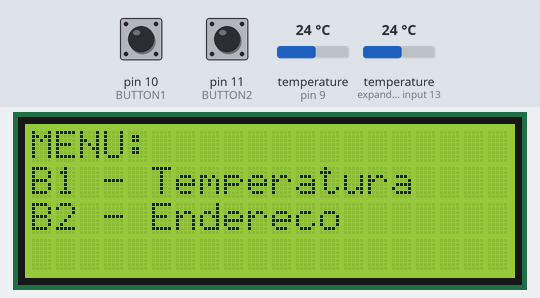
A program run on a simulated Arduino Uno, built with avr-gcc and run on an emulated ATmega328P. Shown: 20×4 character LCD. The inputs (shaded band) are chosen by the test bench; at power-on: pin 10 (BUTTON1) HIGH, temperature (sensors on pin 9, expander input 13) 24 °C, pin 11 (BUTTON2) HIGH.

Above: at 1.8 s.
1.9 s: pin 10 (BUTTON1) pulled LOW for 0.15 s
At 3.1 s:
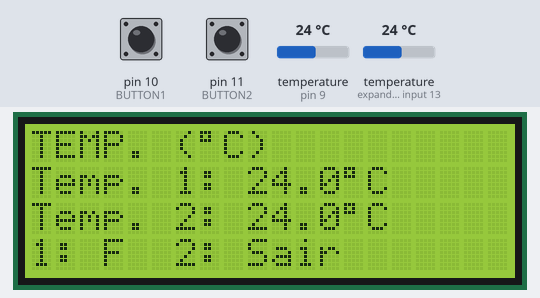
3.5 s: pin 10 (BUTTON1) pulled LOW for 1 s
At 4.6 s:
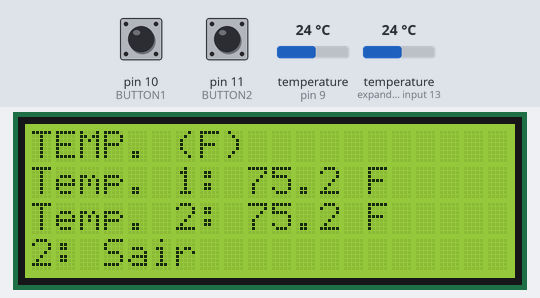
6.0 s: temperature (sensor on pin 9) set to 12 °C
At 7.2 s:
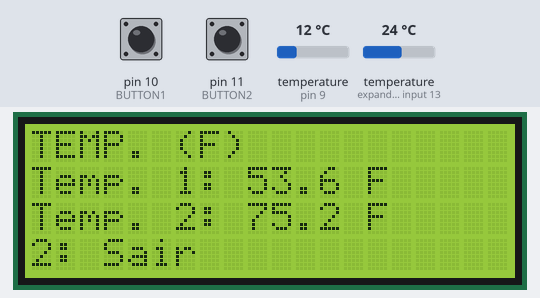
7.5 s: temperature (sensor on expander input 13) set to 12 °C
At 8.7 s:
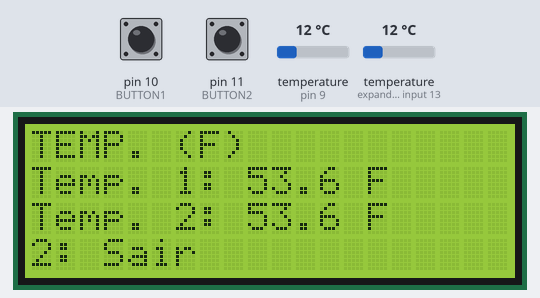
9.7 s: temperature (sensor on pin 9) set to 19 °C
At 10.6 s:
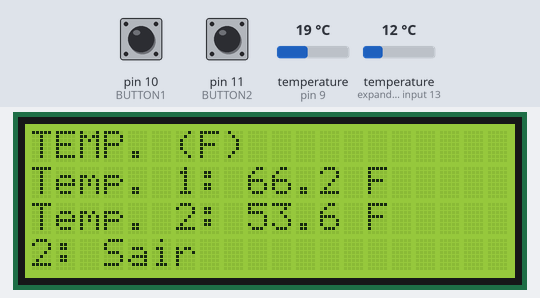
11.8 s: temperature (sensor on expander input 13) set to 19 °C
At 13.2 s:
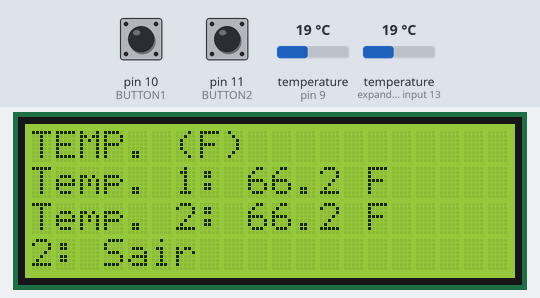
Timing chart, 0 to 14.8 s (numbered marks = the images above; inputs shaded):
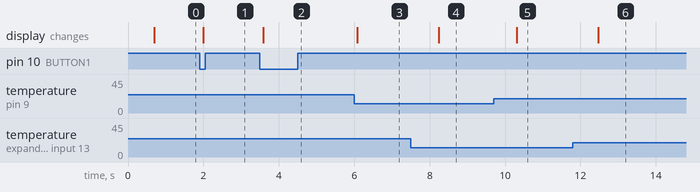

Measured:
- after the input at 1.9 s, the display: changes after 0.09 s (image 1)
- after the input at 3.5 s, the display: changes after 0.09 s (image 2)
- after the input at 6.0 s, the display: changes after 0.08 s (image 3)
- after the input at 7.5 s, the display: changes after 0.74 s (image 4)
- after the input at 9.7 s, the display: changes after 0.62 s (image 5)
- after the input at 11.8 s, the display: changes after 0.67 s (image 6)

The program:

main.cpp
```cpp
#include <Arduino.h>
#include <OneWire.h>
#include <DallasTemperature.h>
#include <LiquidCrystal_I2C.h>

const int PINLED = 13; //testando
const int BUTTON1 = 10;
const int BUTTON2 = 11;
const int ONE_WIRE_BUS = 9;
const int I2C_ARRD = 0x27;
const int COLUMNS = 20;
const int LINES = 4;

DeviceAddress S1 = {0x28, 0xFF, 0xCE, 0x86, 0x86, 0x16, 0x04, 0x8C};
DeviceAddress S2 = {0x28, 0xFF, 0xEB, 0xDD, 0x52, 0x16, 0x04, 0x6D};

OneWire onewire(ONE_WIRE_BUS);
DallasTemperature sensors(&onewire);
LiquidCrystal_I2C lcd(I2C_ARRD, COLUMNS, LINES);

int tela = 0;
int telaAnterior = -1;

float s1, s2;

void setup(){
  lcd.init();
  lcd.backlight();
  lcd.setCursor(1, 1);
  lcd.print("Iniciando sistema!");
  sensors.begin();
  sensors.setWaitForConversion(false);
  sensors.requestTemperatures();
  pinMode(BUTTON1, INPUT_PULLUP);
  pinMode(BUTTON2, INPUT_PULLUP);
  delay(500);
  s1 = sensors.getTempC(S1);
  s2 = sensors.getTempC(S2);
}

void loop(){
  static bool b1Ant = false;
  static bool b2Ant = false;
  static bool aguardandoConversao = false;
  static unsigned long instantePedido = 0;
  static float s1f, s2f;

  bool b1 = !digitalRead(BUTTON1);
  bool b2 = !digitalRead(BUTTON2);
  bool b1Pressionado = (b1 && !b1Ant);
  bool b2Pressionado = (b2 && !b2Ant);

  b1Ant = b1;
  b2Ant = b2;

  if (!aguardandoConversao && (millis() - instantePedido >= 1000)){
    sensors.requestTemperatures();
    aguardandoConversao = true;
    instantePedido = millis();
  }

  if (aguardandoConversao && sensors.isConversionComplete()){
    s1  = sensors.getTempC(S1);
    s2  = sensors.getTempC(S2);
    s1f = sensors.getTempF(S1);
    s2f = sensors.getTempF(S2);
    aguardandoConversao = false;
  }

  if (tela == 1){
    if (b1Pressionado)      tela = 2;
    else if (b2Pressionado) tela = 4;
  }
  else if (tela == 2){
    if (b1Pressionado)      tela = 3;
    else if (b2Pressionado) tela = 0;
  }
  else if (tela == 3){
    if (b2Pressionado) tela = 0;
  }
  else if (tela == 4){
    if (b2Pressionado) tela = 0;
  }

  if (tela != telaAnterior){
    lcd.clear();
  }

  switch (tela){

    case 0:
      lcd.setCursor(0,0); lcd.print("MENU:               ");
      lcd.setCursor(0,1); lcd.print("B1 - Temperatura    ");
      lcd.setCursor(0,2); lcd.print("B2 - Endereco       ");
      lcd.setCursor(0,3); lcd.print("                    ");
      tela = 1;
      break;

    case 1:
      break;

    case 2:
      lcd.setCursor(0,0); lcd.print("TEMP. (");
      lcd.write(0xDF);    lcd.print("C)       ");
      lcd.setCursor(0,1); lcd.print("Temp. 1: ");
      lcd.print(s1, 1);   lcd.write(0xDF); lcd.print("C   ");
      lcd.setCursor(0,2); lcd.print("Temp. 2: ");
      lcd.print(s2, 1);   lcd.write(0xDF); lcd.print("C   ");
      lcd.setCursor(0,3); lcd.print("1: F  2: Sair       ");
      break;

    case 3:
      lcd.setCursor(0,0); lcd.print("TEMP. (F)           ");
      lcd.setCursor(0,1); lcd.print("Temp. 1: ");
      lcd.print(s1f, 1);  lcd.print(" F  ");
      lcd.setCursor(0,2); lcd.print("Temp. 2: ");
      lcd.print(s2f, 1);  lcd.print(" F  ");
      lcd.setCursor(0,3); lcd.print("2: Sair             ");
      break;

    case 4:
      lcd.setCursor(0,0); lcd.print("ENDERECOS           ");
      lcd.setCursor(0,1); lcd.print("S1:");
      for (int i = 0; i < 8; i++){
        if (S1[i] < 16) lcd.print('0');
        lcd.print(S1[i], HEX);
      }

      lcd.setCursor(0,2); lcd.print("S2:");
      for (int i = 0; i < 8; i++){
        if (S2[i] < 16) lcd.print('0');
        lcd.print(S2[i], HEX);
      }

      lcd.setCursor(0,3); lcd.print("2: Sair             ");
      break;
  }

  telaAnterior = tela;

  delay(20);
}
```

botoes.h
```cpp
#ifndef BOTOES_H
#define BOTOES_H

void iniciarBotoes();
void lerBotoes();

#endif
```

estado.h
```cpp
#ifndef ESTADO_H
#define ESTADO_H

#include <Arduino.h>
#include <OneWire.h>
#include <DallasTemperature.h>
#include <LiquidCrystal_I2C.h>
#include "config.h"

extern DeviceAddress S1;
extern DeviceAddress S2;

extern OneWire onewire;
extern DallasTemperature sensors;
extern LiquidCrystal_I2C lcd;

extern int tela;
extern int telaAnterior;

extern float s1, s2, s1f, s2f;

extern bool b1Pressionado;
extern bool b2Pressionado;

extern bool aguardandoConversao;
extern unsigned long instantePedido;

#endif
```

sensores.h
```cpp
#ifndef SENSORES_H
#define SENSORES_H

#include <Arduino.h>
#include <DallasTemperature.h>

void iniciarSensores();
void atualizarSensores();
void imprimirEndereco(DeviceAddress end, Print &out);

#endif
```

telas.h
```cpp
#ifndef TELAS_H
#define TELAS_H

void iniciarDisplay();
void navegarTelas();
void desenharTela();

#endif
```

botoes.cpp
```cpp
#include "botoes.h"
#include "estado.h"

void iniciarBotoes(){
  pinMode(BUTTON1, INPUT_PULLUP);
  pinMode(BUTTON2, INPUT_PULLUP);
}

void lerBotoes(){
  static bool b1Ant = false;
  static bool b2Ant = false;

  bool b1 = !digitalRead(BUTTON1);
  bool b2 = !digitalRead(BUTTON2);

  b1Pressionado = b1 && !b1Ant;
  b2Pressionado = b2 && !b2Ant;

  b1Ant = b1;
  b2Ant = b2;
}
```

estado.cpp
```cpp
#include "estado.h"

DeviceAddress S1 = {0x28, 0xFF, 0xCE, 0x86, 0x86, 0x16, 0x04, 0x8C};
DeviceAddress S2 = {0x28, 0xFF, 0xEB, 0xDD, 0x52, 0x16, 0x04, 0x6D};

OneWire onewire(ONE_WIRE_BUS);
DallasTemperature sensors(&onewire);
LiquidCrystal_I2C lcd(I2C_ARRD, COLUMNS, LINES);

int tela = 0;
int telaAnterior = -1;

float s1 = 0, s2 = 0, s1f = 0, s2f = 0;

bool b1Pressionado = false;
bool b2Pressionado = false;

bool aguardandoConversao = false;
unsigned long instantePedido = 0;
```

main3.cpp
```cpp
#include <Arduino.h>
#include "estado.h"
#include "botoes.h"
#include "sensores.h"
#include "telas.h"

void setup(){
  iniciarDisplay();
  iniciarSensores();
  iniciarBotoes();
  delay(500);
  s1 = sensors.getTempC(S1);
  s2 = sensors.getTempC(S2);
}

void loop(){
  lerBotoes();
  atualizarSensores();
  navegarTelas();
  desenharTela();
  delay(20);
}
```

sensores.cpp
```cpp
#include "sensores.h"
#include "estado.h"

void iniciarSensores(){
  sensors.begin();
  sensors.setWaitForConversion(false);
  sensors.requestTemperatures();
}

void atualizarSensores(){
  if (!aguardandoConversao && (millis() - instantePedido >= 1000)){
    sensors.requestTemperatures();
    aguardandoConversao = true;
    instantePedido = millis();
  }

  if (aguardandoConversao && sensors.isConversionComplete()){
    s1  = sensors.getTempC(S1);
    s2  = sensors.getTempC(S2);
    s1f = sensors.getTempF(S1);
    s2f = sensors.getTempF(S2);
    aguardandoConversao = false;
  }
}

void imprimirEndereco(DeviceAddress end, Print &out){
  for (int i = 0; i < 8; i++){
    if (end[i] < 16) out.print('0');
    out.print(end[i], HEX);
  }
}
```

telas.cpp
```cpp
#include "telas.h"
#include "estado.h"
#include "sensores.h"

static void desenharMenu(){
  lcd.setCursor(0,0); lcd.print("MENU:               ");
  lcd.setCursor(0,1); lcd.print("B1 - Temperatura    ");
  lcd.setCursor(0,2); lcd.print("B2 - Endereco       ");
  lcd.setCursor(0,3); lcd.print("                    ");
  tela = 1;
}

static void desenharCelsius(){
  lcd.setCursor(0,0); lcd.print("TEMP. (");
  lcd.write(0xDF);    lcd.print("C)       ");

  lcd.setCursor(0,1); lcd.print("Temp. 1: ");
  lcd.print(s1, 1);   lcd.write(0xDF); lcd.print("C   ");

  lcd.setCursor(0,2); lcd.print("Temp. 2: ");
  lcd.print(s2, 1);   lcd.write(0xDF); lcd.print("C   ");

  lcd.setCursor(0,3); lcd.print("1: F  2: Sair       ");
}

static void desenharFahrenheit(){
  lcd.setCursor(0,0); lcd.print("TEMP. (F)           ");

  lcd.setCursor(0,1); lcd.print("Temp. 1: ");
  lcd.print(s1f, 1);  lcd.print(" F  ");

  lcd.setCursor(0,2); lcd.print("Temp. 2: ");
  lcd.print(s2f, 1);  lcd.print(" F  ");

  lcd.setCursor(0,3); lcd.print("2: Sair             ");
}

static void desenharEnderecos(){
  lcd.setCursor(0,0); lcd.print("ENDERECOS           ");

  lcd.setCursor(0,1); lcd.print("S1:");
  imprimirEndereco(S1, lcd);

  lcd.setCursor(0,2); lcd.print("S2:");
  imprimirEndereco(S2, lcd);

  lcd.setCursor(0,3); lcd.print("2: Sair             ");
}

void iniciarDisplay(){
  lcd.init();
  lcd.backlight();
  lcd.setCursor(1, 1);
  lcd.print("Iniciando sistema!");
}

void navegarTelas(){
  if (tela == 1){
    if (b1Pressionado)      tela = 2;
    else if (b2Pressionado) tela = 4;
  }
  else if (tela == 2){
    if (b1Pressionado)      tela = 3;
    else if (b2Pressionado) tela = 0;
  }
  else if (tela == 3){
    if (b2Pressionado) tela = 0;
  }
  else if (tela == 4){
    if (b2Pressionado) tela = 0;
  }
}

void desenharTela(){
  if (tela != telaAnterior){
    lcd.clear();
  }

  switch (tela){
    case 0: desenharMenu();       break;
    case 1:                       break;
    case 2: desenharCelsius();    break;
    case 3: desenharFahrenheit(); break;
    case 4: desenharEnderecos();  break;
  }

  telaAnterior = tela;
}
```

config.h
```cpp
#ifndef CONFIG_H
#define CONFIG_H

const int PINLED = 13;
const int BUTTON1 = 10;
const int BUTTON2 = 11;
const int ONE_WIRE_BUS = 9;
const int I2C_ARRD = 0x27;
const int COLUMNS = 20;
const int LINES = 4;

#endif
```
